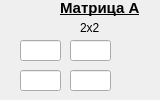
   <widget class="QWidget" name="tab_2">
    <attribute name="title">
     <string>2х2</string>
    </attribute>
    <widget class="QLabel" name="label_15">
     <property name="geometry">
      <rect>
       <x>80</x>
       <y>20</y>
       <width>21</width>
       <height>16</height>
      </rect>
     </property>
     <property name="text">
      <string>2х2</string>
     </property>
    </widget>
    <widget class="QLabel" name="label_16">
     <property name="geometry">
      <rect>
       <x>60</x>
       <y>0</y>
       <width>91</width>
       <height>16</height>
      </rect>
     </property>
     <property name="font">
      <font>
       <family>Arial</family>
       <pointsize>11</pointsize>
       <weight>75</weight>
       <bold>true</bold>
       <underline>true</underline>
      </font>
     </property>
     <property name="text">
      <string>Матрица А</string>
     </property>
    </widget>
    <widget class="QLineEdit" name="lineEdit_1">
     <property name="geometry">
      <rect>
       <x>20</x>
       <y>40</y>
       <width>41</width>
       <height>21</height>
      </rect>
     </property>
     <property name="font">
      <font>
       <family>a_LCDNova</family>
      </font>
     </property>
    </widget>
    <widget class="QLineEdit" name="lineEdit_2">
     <property name="geometry">
      <rect>
       <x>70</x>
       <y>40</y>
       <width>41</width>
       <height>21</height>
      </rect>
     </property>
     <property name="font">
      <font>
       <family>a_LCDNova</family>
      </font>
     </property>
    </widget>
    <widget class="QLineEdit" name="lineEdit_3">
     <property name="geometry">
      <rect>
       <x>20</x>
       <y>70</y>
       <width>41</width>
       <height>21</height>
      </rect>
     </property>
     <property name="font">
      <font>
       <family>a_LCDNova</family>
      </font>
     </property>
    </widget>
    <widget class="QLineEdit" name="lineEdit_4">
     <property name="geometry">
      <rect>
       <x>70</x>
       <y>70</y>
       <width>41</width>
       <height>21</height>
      </rect>
     </property>
     <property name="font">
      <font>
       <family>a_LCDNova</family>
      </font>
     </property>
    </widget>
   </widget>
